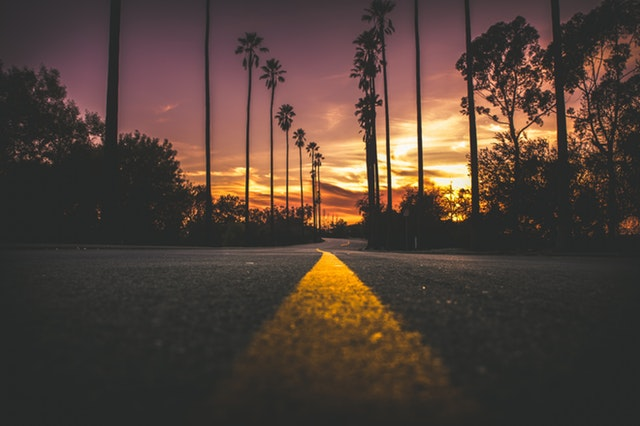
#> input picture Redes Neurais Simples/Hevelyn's Method/image.jpeg, 640 x 426 px
$ python -i nnColor_createData.py   (imports and definitions only)
#> lines starting #> are read from the running program, lines starting #| are printed output that depends on the picture
#> the answer given: 100
#> in createDataSet, Image is the input picture: shape (426, 640, 3); mean B, G, R 55.7, 64.7, 80.9
import numpy as np
import cv2
import csv

def setRect(px, py, Image, n):
    rect = Image[px-n:px+n, py-n:py+n]
    return rect

def organizeDataSet(Y, Cb, Cr, n):

    dataX = []
    for i in range(n+1, Y.shape[0]-n-1):
        for j in range(n+1, Y.shape[1]-n-1):
            dataX.append(setRect(i, j, Y, n).flatten())

    trash = (Cb.shape[1] * 2 * n) * (Cb.shape[0] * 2 * n)
    yCb = ( Cb[n+1:Cb.shape[0]-n-1, n+1:Cb.shape[1]-n-1] ).reshape((Cb.size - trash, 1))
    yCr = ( Cr[n+1:Cr.shape[0]-n-1, n+1:Cr.shape[1]-n-1] ).reshape((Cr.size - trash, 1))
    target = np.concatenate((yCb, yCr), axis=1)

    return np.array(dataX), yCr, yCb

# Transform an RGB image to YCrCb image
def BGR2YCrCb(image):
    Y = image[:, :, 0] * 0.114 + image[:, :, 1] * 0.587 + image[:, :, 2] * 0.290
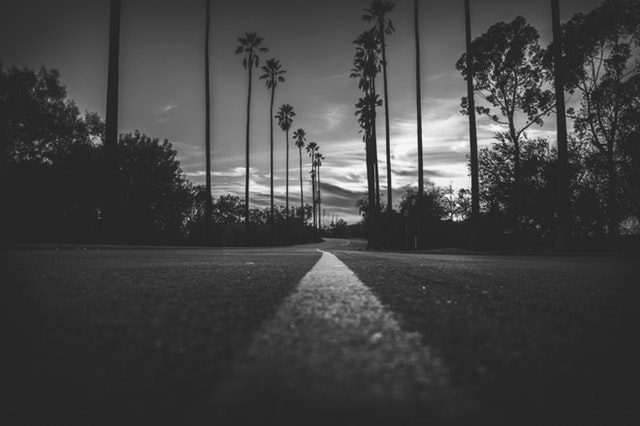
#> Y: shape (426, 640) float64; min 19.72, max 250.1, mean 67.8
    Cr = 0.713 * image[:, :, 2] - 0.713 * Y[:, :]
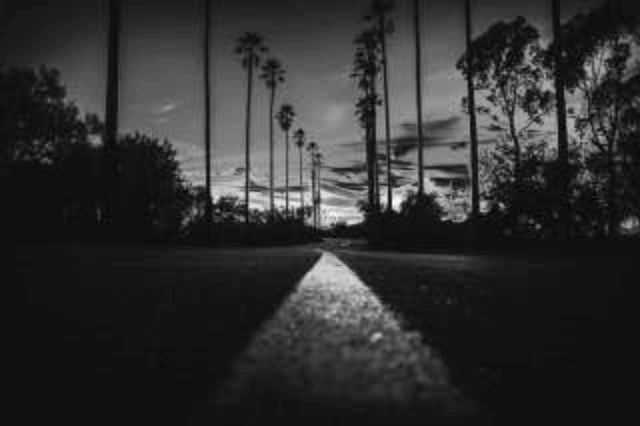
#> Cr: shape (426, 640) float64; min -5.77, max 74.47, mean 9.4; drawn with min black and max white
    Cb = 0.564 * image[:, :, 0] - 0.564 * Y[:, :]
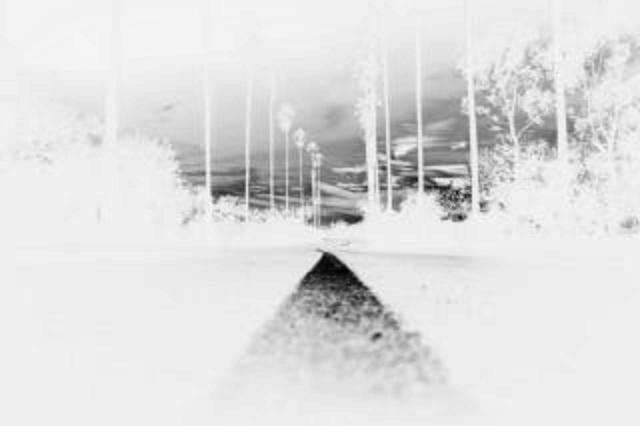
#> Cb: shape (426, 640) float64; min -98.98, max 6.33, mean -6.82; drawn with min black and max white

    return cv2.merge([Y, Cr, Cb])
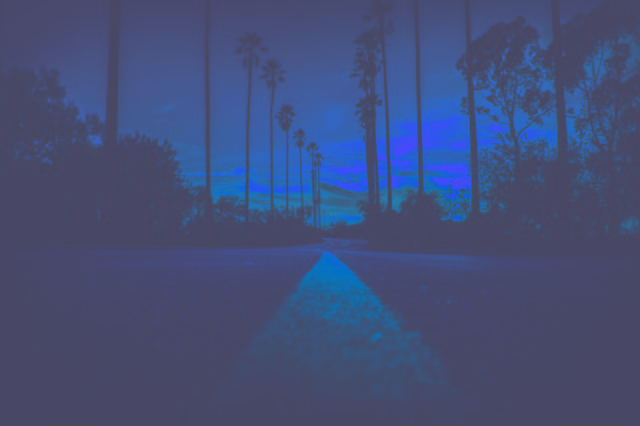
#> returned value: shape (426, 640, 3) float64; mean of channels 0, 1, 2 67.8, 9.4, -6.8; drawn with min black and max white

def createDataSet():
    winsize = int(input("Enter the side window size (must be odd):    "))
    print()
    n = int((winsize-1)/2)
    Image = cv2.imread('image.jpeg')
    YCrCb = BGR2YCrCb(Image)

    # Create border with resize Image
    dsize = (YCrCb.shape[1] + winsize - 1, YCrCb.shape[0] + winsize - 1)
#> dsize = (739, 525)
    YCrCb_large = cv2.resize(YCrCb, dsize=dsize, interpolation=cv2.INTER_NEAREST)
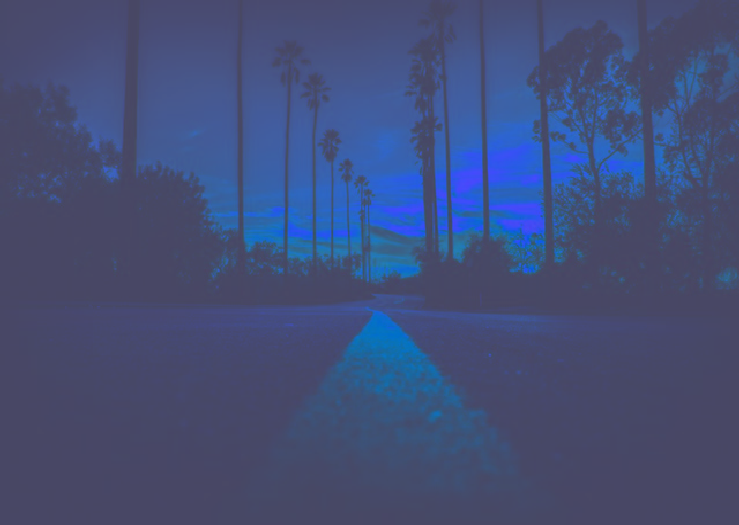
#> YCrCb_large: shape (525, 739, 3) float64; mean B, G, R 67.8, 9.4, -6.8; drawn with min black and max white
#> (the run stopped early here; a loop or call above may not have finished)
